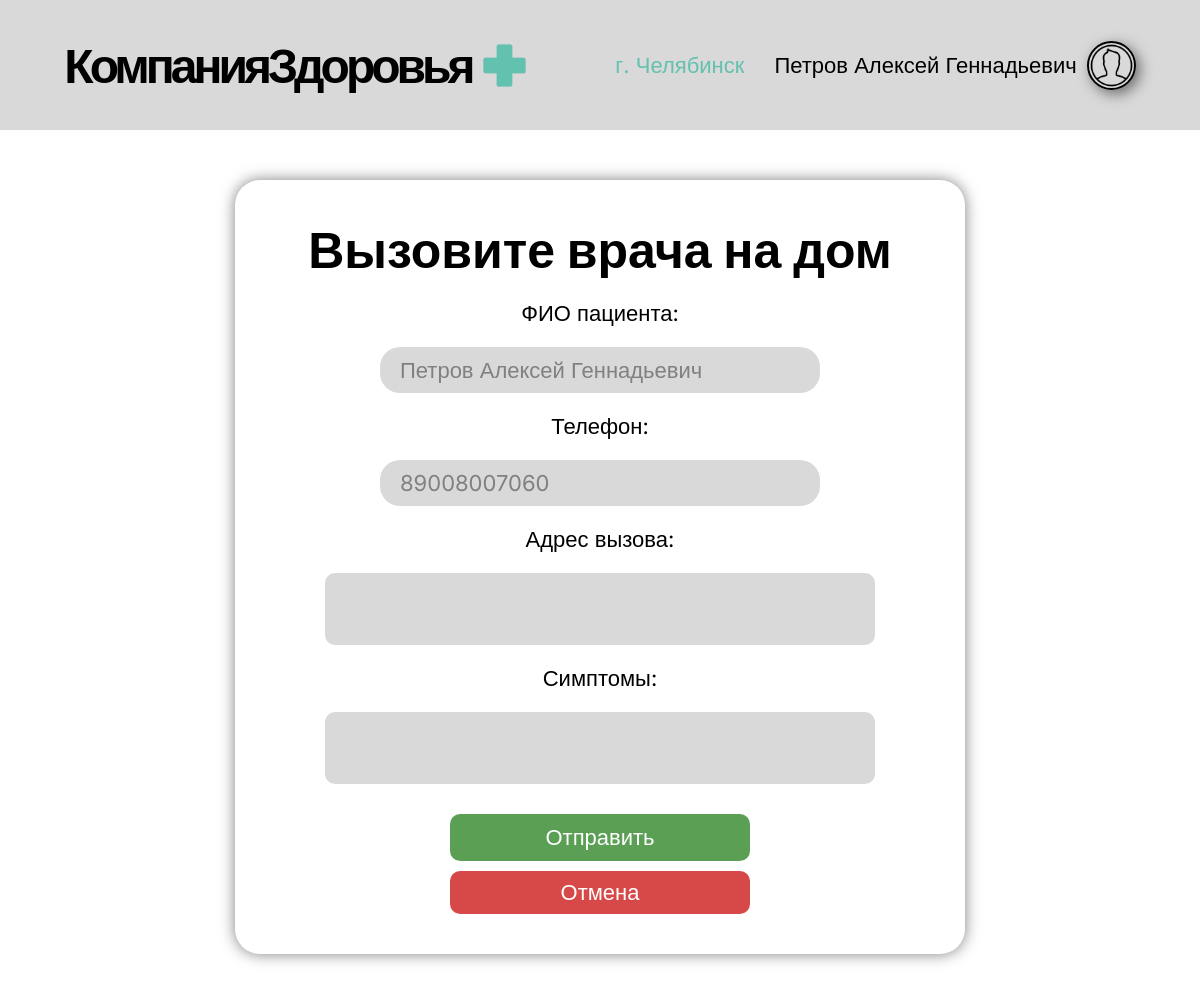
/create_home_visit/ (signed in), run on the app's committed database.
### main/models.py (models this page shows, shortened)
class Patient(models.Model):
    fio = models.CharField('ФИО', max_length=100)
    phone = models.CharField('Номер телефона', max_length=11)
    email = models.CharField('Почта', max_length=100)
    image = models.ImageField('Изображение профиля', null=True, blank=True, upload_to='images/')
    password = models.CharField('Пароль', max_length=120)
    class Meta:
        verbose_name = "Пациент"
        verbose_name_plural = "Пациенты"

### main/views.py (the view, shortened to what this page needs)
# urls.py: path('create_home_visit/', views.create_home_visit, name='create_home_visit'),
def create_home_visit(request):
    patient_id = request.session.get('patient_id')
    if patient_id:
        try:
            patient = Patient.objects.get(id=patient_id)
        except Patient.DoesNotExist:
            patient = None
    return render(request, 'main/create_home_visit.html', {
        'patient': patient
    })

### main/templates/main/create_home_visit.html (shortened to what this page needs)
<!DOCTYPE html>
<html lang="ru">
<head>
    {% load static %}
    <link rel="stylesheet" href="{% static '/css/main.css' %}">
    <link rel="stylesheet" href="{% static '/css/visit-home.css' %}">
</head>
<body>
    {% include 'main/header.html' %}
    <div class="container visit-home">
        <form method="post" action="{% url 'create_home_visit' %}">
            <h1>Вызовите врача на дом</h1>
            <label for="patient_name">ФИО пациента:</label>
            <input type="text" value="{{ patient.fio }}" id="patient_name"  name="patient_name" required>
            <label for="patient_phone">Телефон:</label>
            <input type="text" value="{{ patient.phone }}" id="patient_phone" name="patient_phone" required>
            <label for="address">Адрес вызова:</label>
            <textarea id="address" name="address" required></textarea>
            <label for="symptoms">Симптомы:</label>
            <textarea id="symptoms" name="symptoms"></textarea>
            <button class="details-button" type="submit">Отправить</button>
        </form>
        <a href="{% url 'profile' %}">
            <button class="bad-button">Отмена</button>
        </a>
    </div>
</body>
</html>

### main/templates/main/header.html (shortened to what this page needs)
{% load static %}
<header>
    <a href="{% url 'index' %}">
        <div class="logo">
            <div class="text-logo">
                <h1>КомпанияЗдоровья</h1>
            </div>
            <img src="{% static 'img/logo.png' %}" alt="logo site">
        </div>
    </a>
    <div class="left-item">
        <div class="city-index">
            <span>г. Челябинск</span>
        </div>
        {% if request.resolver_match.view_name != 'login' and request.resolver_match.view_name != 'register' and request.resolver_match.view_name != 'profile' and request.resolver_match.view_name != 'editProfile' and request.resolver_match.view_name != 'make_appointment' and request.resolver_match.view_name != 'home_visits_list'%}
            {% if patient %}
                <a href="{% url 'profile' %}">
                    <div class="profile">
                        <p>{{ patient.fio }}</p>
                        <img src="{% if patient.image %}{{ patient.image.url }}{% else %}{% static 'img/defalt.png' %}{% endif %}"
                             alt="image-profile">
                    </div>
                </a>
            {% else %}
                <a href="{% url 'login' %}">
                    <button>Личный кабинет</button>
                </a>
            {% endif %}
        {% endif %}
    </div>
</header>

### static/css/main.css (style rules this page uses)
* { margin: 0; padding: 0; font-family: "Inter", sans-serif; font-size: 22px; }
a { text-decoration: none; color: black; }
span { color: #63C1AF; }
.container { max-width: 1450px; box-shadow: 0px 0px 15px rgba(0,0,0,0.5); background-color: white; border-radius: 25px; padding: 40px; margin: 0px auto; }
.container h1 { text-align: left; font-size: 50px; font-weight: bold; }
button { border: none; border-radius: 10px; padding: 8px 15px; margin: 3px 0; color: white; min-width: 300px; transition: background-color 0.3s; }
.bad-button { background-color: #D74848; color: white; }
textarea { background-color: #D9D9D9; color: #868786; border: none; border-radius: 10px; width: 80%; height: auto; resize: none; padding: 10px 15px; }
form { text-align: center; display: flex; flex-direction: column; align-items: center; width: 100%; gap: 20px; }
form input { color: gray; padding: 10px 20px; border: none; border-radius: 20px; width: 400px; background-color: #D9D9D9; }
form button { padding: 10px 15px; background-color: #5B9F54; border: none; border-radius: 10px; color: white; text-align: center; }
header { background-color: #D9D9D9; height: 90px; display: flex; align-items: center; justify-content: space-around; padding: 20px; }
header h1, footer h1 { font-size: 48px; font-weight: 700; letter-spacing: -4px; }
header .logo, header .left-item, footer .footer-menu, footer .logo, footer .socials { display: flex; align-items: center; gap: 30px; }
header .logo img, footer .logo img, footer .socials img { width: 45px; height: 45px; margin-left: -20px; }
form h1 { font-weight: 200; font-size: 60px; }
header .profile { display: flex; justify-content: center; align-items: center; gap: 10px; }
header .profile img { width: 45px; height: 45px; border: 2px solid black; border-radius: 50%; object-fit: cover; box-shadow: 4px 4px 14px rgba(0,0,0,0.5); }

### static/css/visit-home.css (style rules this page uses)
.visit-home { margin: 50px auto; max-width: 650px; }
.visit-home button { display: block; width: 300px; margin: 10px auto 0 auto; }

### data on the page
Patient: fio "Петров Алексей Геннадьевич", patient_name "Петров Алексей Геннадьевич", patient_phone "89008007060"
